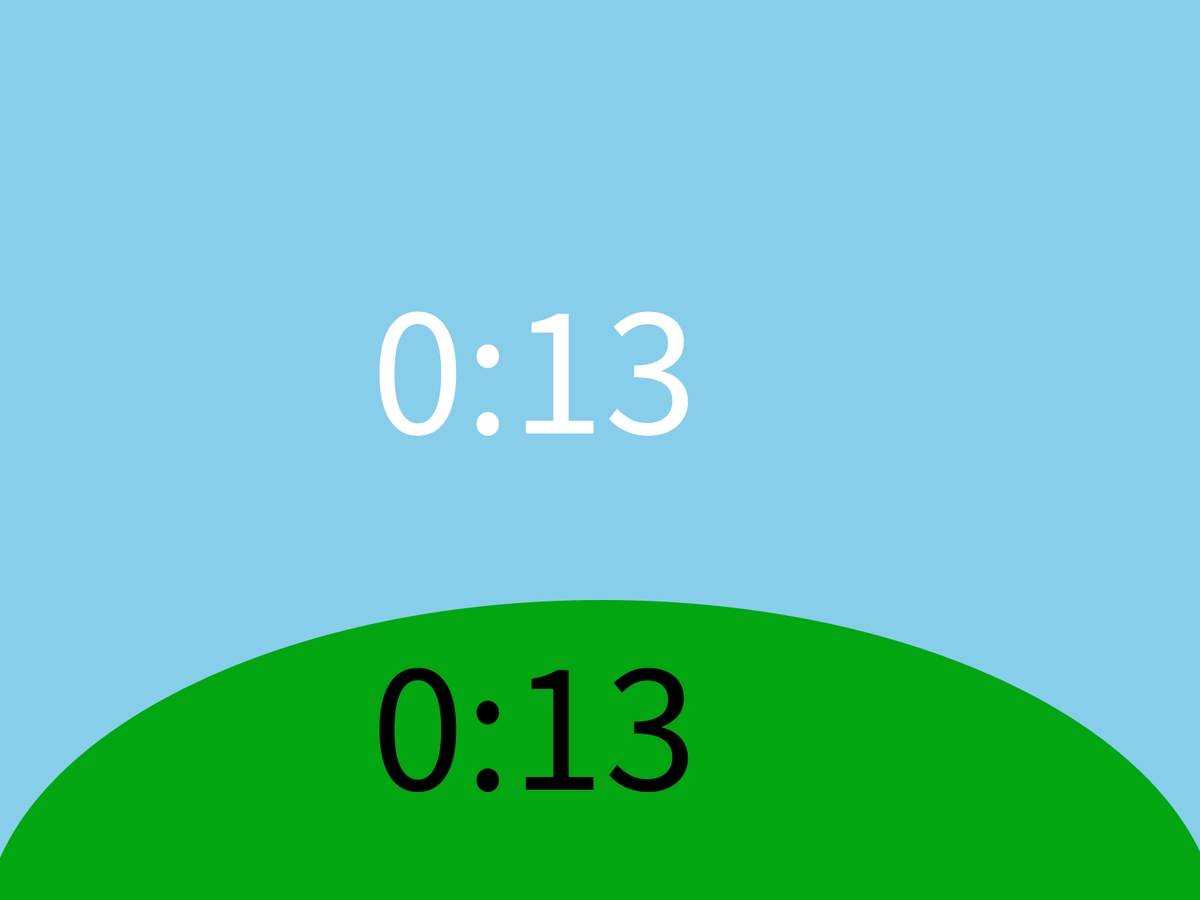
Frame 1 (no input)
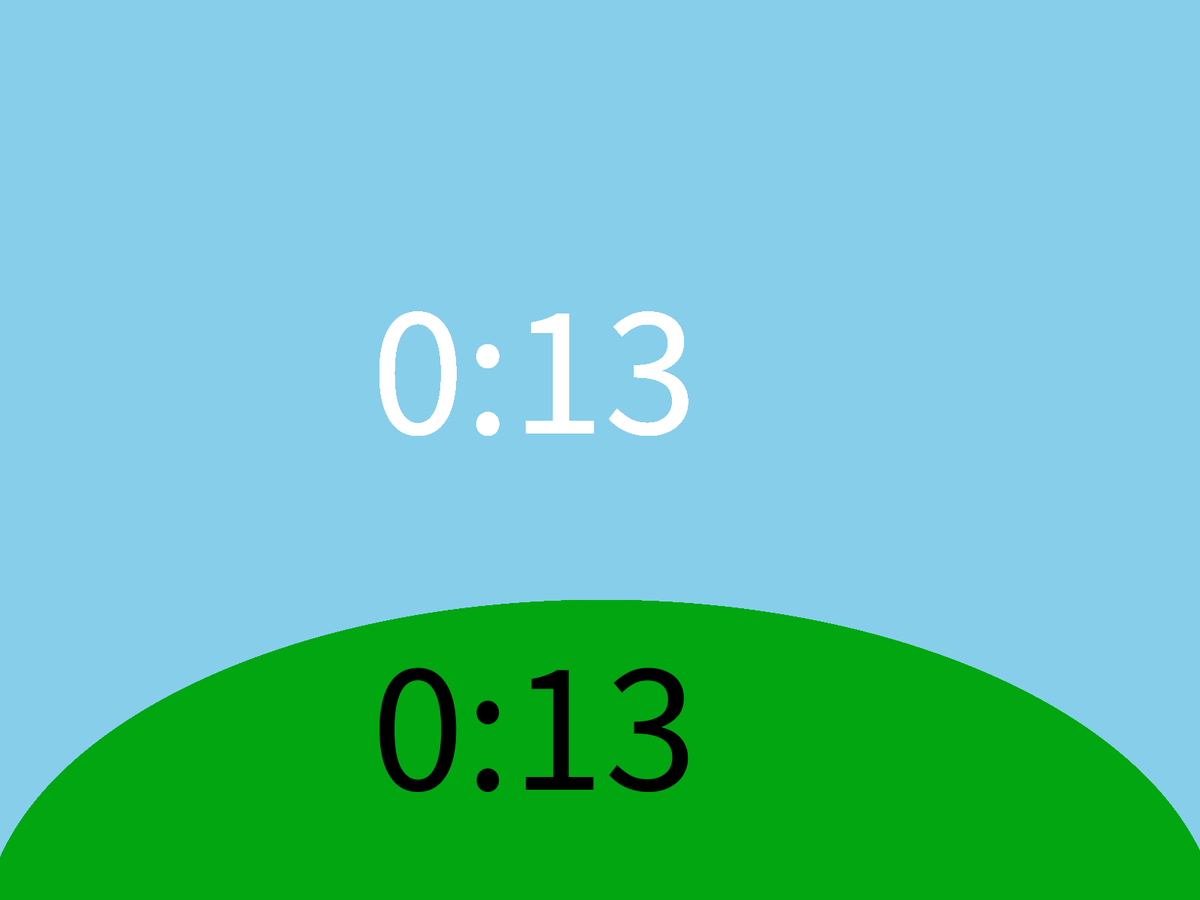
Frame 60 (the mouse pressed at the canvas centre just before this capture)
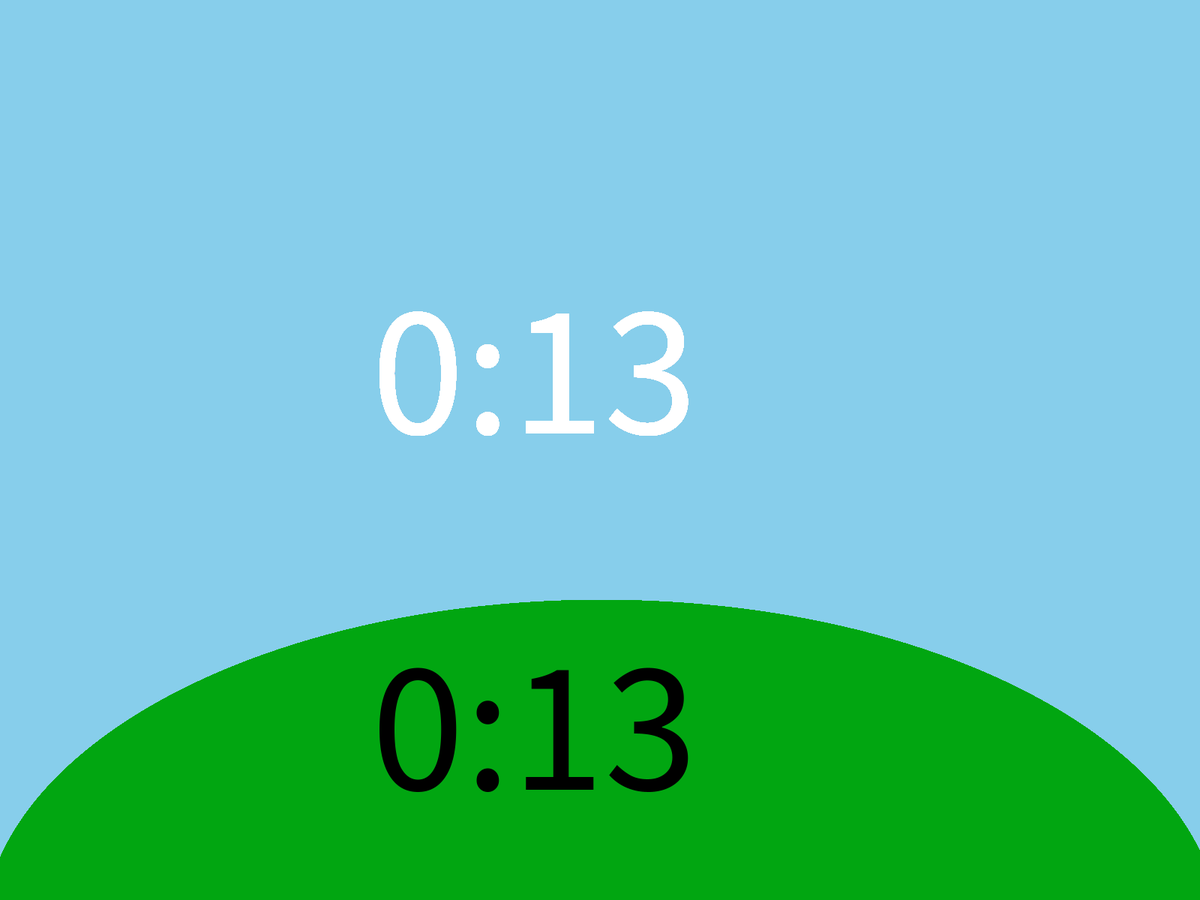
Frame 120 (the mouse held since frame 60 and released just before this capture)

The Processing sketch that drew these frames (run headless with seeded random() and noise(); from frame 60 on, the mouse is pressed at the canvas centre):

// Processing sketch: ClockV1_5
// ── ClockV1_5.pde
int m = minute();
int h = hour();
int s = second();

float x;
float y;
float h1;
float w;


void setup() {
  fullScreen();
  if (h>17 && h<7) background (48,24,96); //Make background night sky color

  else background(135,206,235);
  //background(135,206,235);
  
  x = 0;
  y = 0;
  h1 = height/24;
  w = width/24;

println (width);
println (height);
}



void draw() {
  
  //Grass, & sun/moon
  
  if (h>17 && h<7) fill (0,75,17); //change arc color for night. 
  else fill(1,166,17);
  noStroke();
  arc(x+(w*12+10), y+h1*25, x+(w*25), y+h1*18, PI, 2*PI);
  //if (h>6 && h<11) fill
  if (h>17 && h<7) fill (255,255,255); //turns sun to moon.
  else fill (249,250,87);
  ellipse(x+w*12,y+h1*4,w*4,h*16); //need to add if so move sun to left side before noon and right after noon
  
 String om = "";
 if(m<10) om = "0";
 else om = "";
  
  //Clock
  String t = h + ":" + om + m;
  textSize(250);
  if (h>17 && h<7) fill (192,192,192); //Changes Clock from white to silver for night
  else fill(255,255,255);
  text(t,x+w*7.5,y+h1*8,x+w*15,y+h1*15);

//Shadow

 textSize(250);
 if (h>17 && h<7) fill(255,255,255); //changes shadow from black to white
 else fill(0);
 text(t,x+w*7.5,y+h1*17.5,x+w*15,y+h1*17.5);

}
